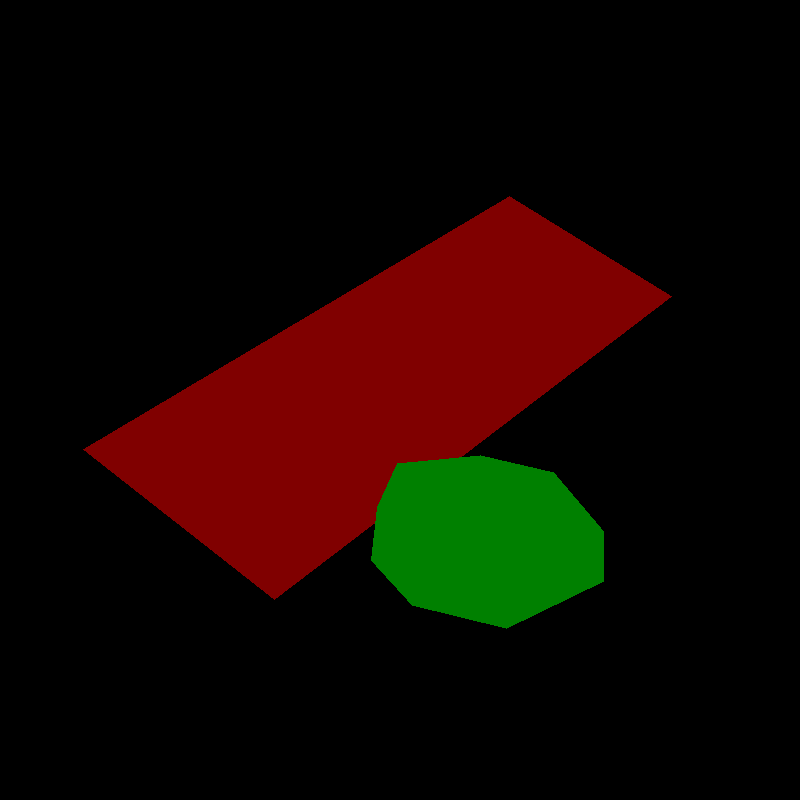
#> input picture mask2coco/labels/1.png, 800 x 800 px
$ python labels_3_to_1.py
#> lines starting #> are read from the running program, lines starting #| are printed output that depends on the picture; after the words box and inside, x2 and y2 are one past the last pixel; in counts of white or black regions, pixels touching at a corner belong together
"""
    3通道的彩色标注结果（如labelme结果），变为单通道的标注结果（类似于superpixel结果）
"""

import cv2 as cv
import numpy as np

# 红色：键盘，标记为1，绿色：鼠标，标记为2
label_dict = {(0, 0, 128): 1, (0, 128, 0): 2}

img_path = "../mask2coco/labels/1.png"

img = cv.imread(img_path)
#> img is the input picture: shape (800, 800, 3); mean B, G, R 0, 6.1, 19.8
img_r = img[:, :, 2]
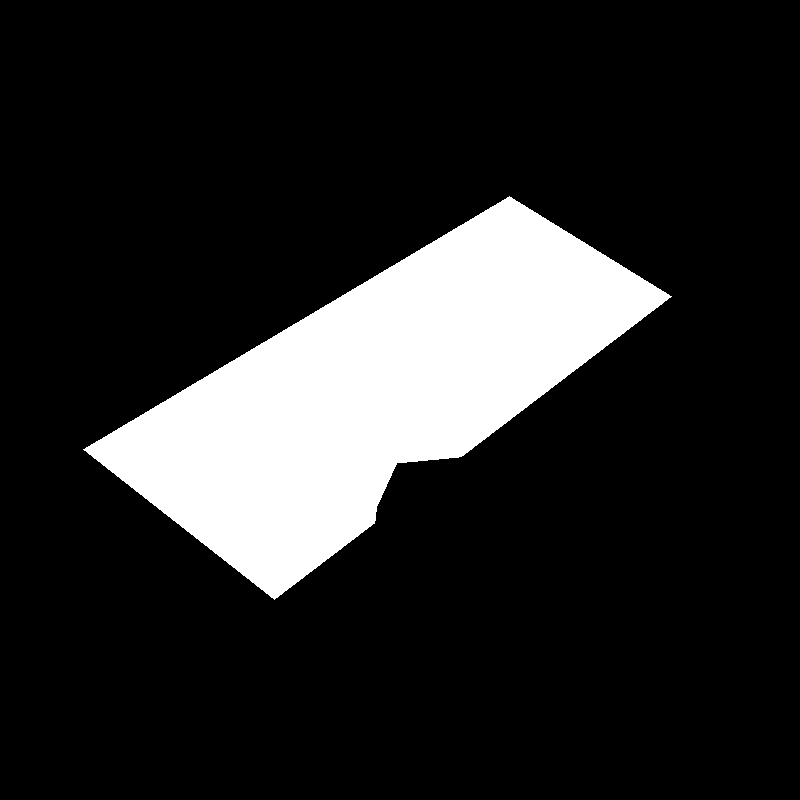
#> img_r: shape (800, 800); values 0 (black) and 128 (white), 15.5% white; 1 white region, box (x1, y1, x2, y2) and area: (83, 196, 672, 600) 98944
img_g = img[:, :, 1]
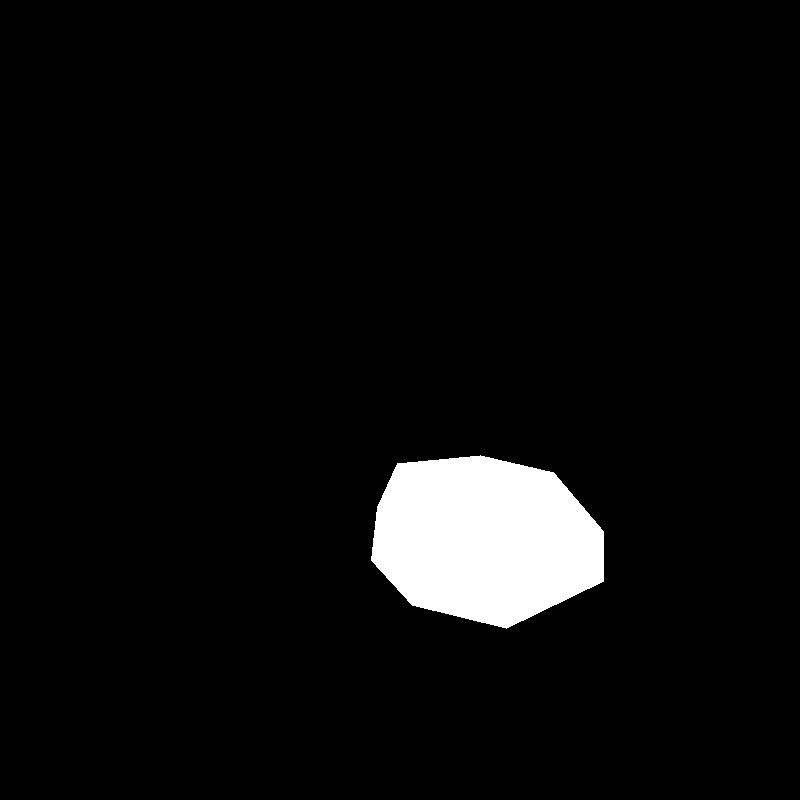
#> img_g: shape (800, 800); values 0 (black) and 128 (white), 4.8% white; 1 white region, box (x1, y1, x2, y2) and area: (371, 455, 604, 629) 30735
img_b = img[:, :, 0]
#> img_b: shape (800, 800); every value is 0

binary = np.zeros(img.shape[:2], dtype=np.uint8)

for color in label_dict:
    mask_r = img_r == color[2]
    mask_g = img_g == color[1]
    mask_b = img_b == color[0]

    mask = np.bitwise_and(np.bitwise_and(mask_r, mask_g), mask_b)
    if mask.sum() > 0:  # # 图像中含有该类别
        binary[mask] = label_dict[color]
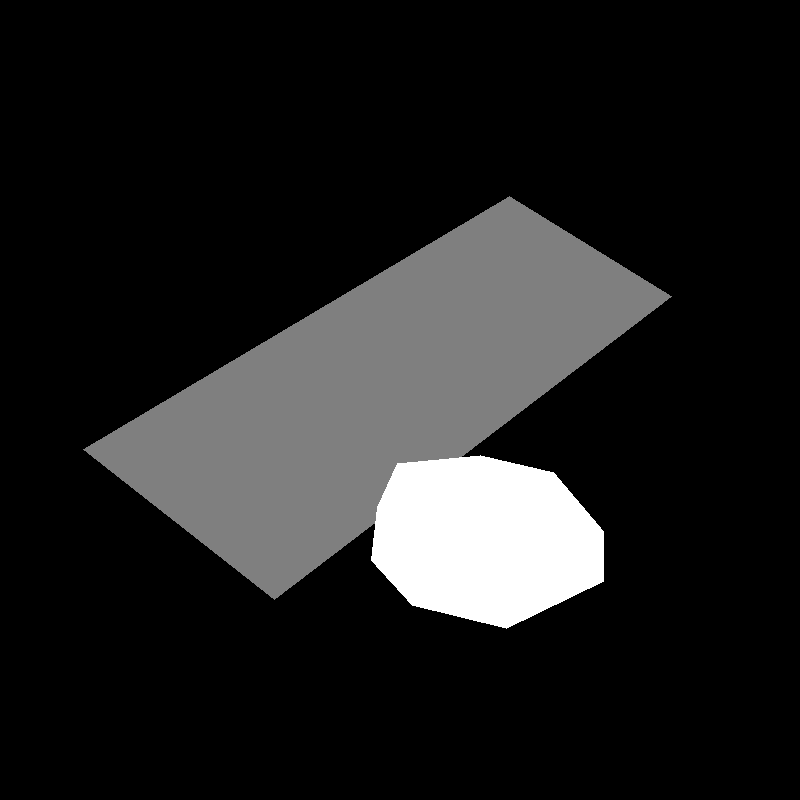
#> binary: shape (800, 800); min 0, max 2, mean 0.251; drawn with min black and max white

np.save("label", binary)

cv.imshow("binary", binary)
# cv.imwrite("test.png", binary)

cv.waitKey()
